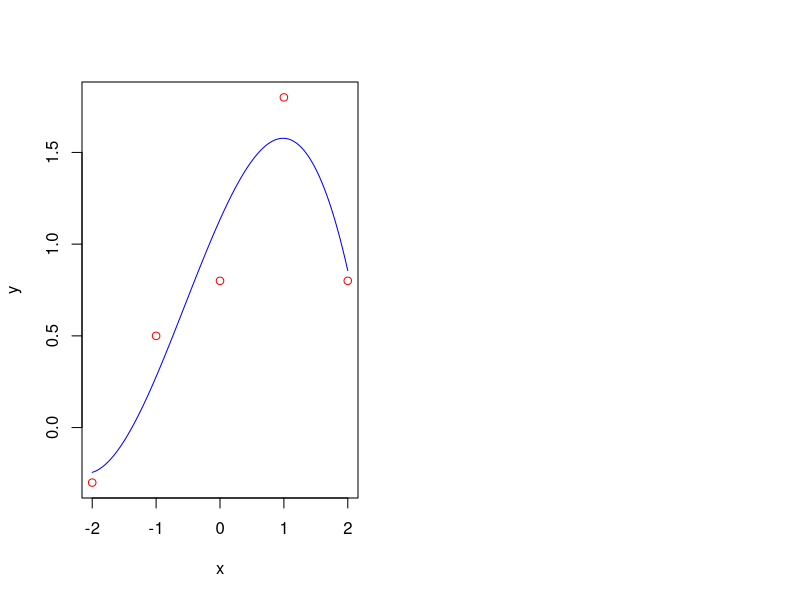

Write R code to recreate this figure.
x <- c(-2, -1, 0, 1, 2)
y <- c(-0.3, 0.5, 0.8, 1.8, 0.8)
n <- 5
k <- 4

mnk_solve_polinom <- function(x, y, n, k) {
  c <- matrix(nrow = k, ncol = k)
  for (j in 1:k) {
    for (m in 1:k) {
      s <- 0
      for (i in 1:n) {
        s <- s + x[i]^(m + j - 2)
      }
      c[j, m] <- s
    }
  }
  d <- c(1:k)
  for (j in 1:k) {
    s <- 0
    for (i in 1:n) {
      s <- s + y[i] * x[i]^(j - 1)
    }
    d[j] <- s
  }
  a <- solve(c, d)
  return(a)
}

fun_model <- function(x, a) {
  return(a[1] + a[2] * x + a[3] * x^2 + a[4] * x^3)
}


a1 <- mnk_solve_polinom(x, y, n, k)
print(a1)

a <- -2
b <- 2
n <- 100
h <- (b - a) / (n - 1)
x1 <- c(1:n)
for (i in 1:n) {
  x1[i] <- a + h * (i - 1)
}
y1m <- fun_model(x1, a1)

par(mfrow = c(1, 2))
plot(x, y, type = "p", col = "red")
lines(x1, y1m, col = "blue")
